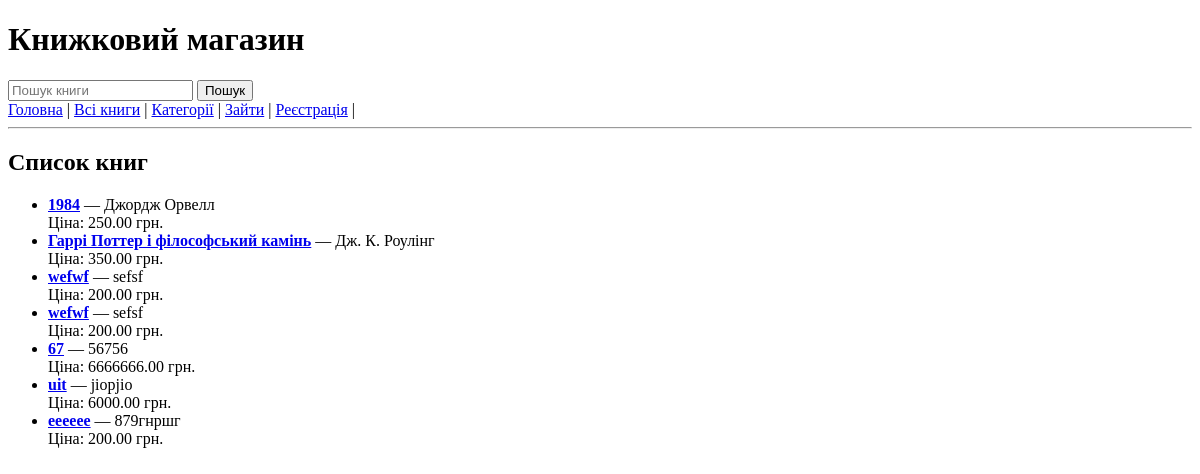
/catalog/books/, run on an earlier commit of the app's database.
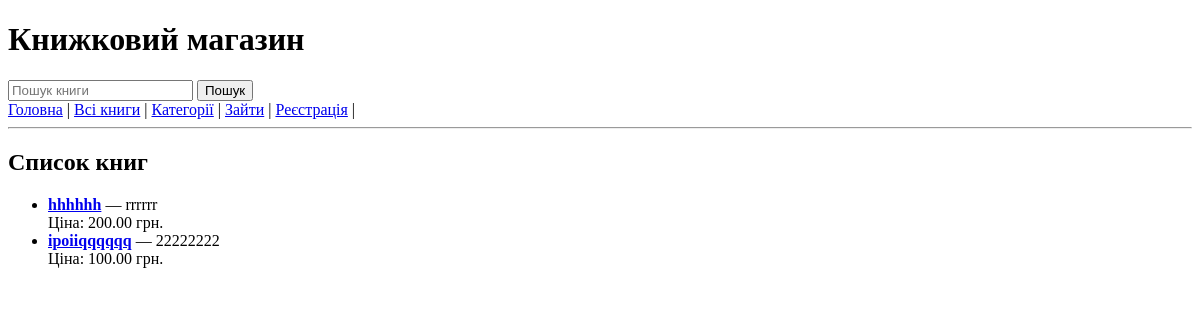
And on a later commit of the database.
### bookshop/models.py (models this page shows)
class Book(models.Model):
    category = models.ManyToManyField(Category, verbose_name="Category")
    title = models.CharField(max_length=100, verbose_name="Book Title")
    author = models.CharField(max_length=200, verbose_name="Author")
    price = models.DecimalField(max_digits=10, decimal_places=2, verbose_name="Price")
    description = models.TextField(verbose_name="Description")
    published_date = models.DateField(null=True, blank=True, verbose_name="Published Date")
    stock = models.BooleanField(default=True, verbose_name="Stock Status")

### bookshop/views.py (the view)
# urls.py: path('catalog/books/', BookListView.as_view(), name="book_list"),
class BookListView(ListView):
    model = Book
    template_name = "book_list.html"
    context_object_name = "book_list"
    def get_queryset(self):
        queryset = super().get_queryset()
        query = self.request.GET.get('search')
        if query:
            queryset = queryset.filter(
                Q(title__icontains=query) | Q(author__icontains=query)
            )
            logger.info(f"Пошук: '{query}' | user: {self.request.user}")
        return queryset

### bookshop/templates/book_list.html (shortened to what this page needs)
{% extends 'base.html' %}
{% block content %}
    <h2>Список книг</h2>
    <ul>
        {% for book in book_list %}
            <li>
                <a href="{% url 'book_detail' book.pk %}"><strong>{{ book.title }}</strong></a> — {{ book.author }}<br>
                Ціна: {{ book.price }} грн.
            </li>
        {% empty %}
            <li>Книг поки немає в базі.</li>
        {% endfor %}
    </ul>
{% endblock content%}

### bookshop/templates/base.html (shortened to what this page needs)
<!DOCTYPE html>
<html lang="en">
<head>
</head>
<body>
    <header>
        <h1>Книжковий магазин</h1>
        <nav>
            <form method="get" action="{% url 'book_list' %}">
                <input type="text" name="search" placeholder="Пошук книги" value="{{ request.GET.search }}">
                <button type="submit">Пошук</button>
            </form>
            <a href="{% url 'index' %}">Головна</a> |
            <a href="{% url 'book_list' %}">Всі книги</a> |
            <a href="{% url 'category' %}">Категорії</a> |
            {% if request.user.is_authenticated %}
                <a href="{% url 'logout' %}">Вийти</a> |
            {% else %}
                <a href="{% url 'login' %}">Зайти</a> |
                <a href="{% url 'register' %}">Реєстрація</a> |
            {% endif %}
        </nav>
        <hr>
    </header>
    <main>
        {% block content %}
        {% endblock %}
    </main>
</body>
</html>

What changed in the data, as far as the page shows it:
removed Book: title "Гаррі Поттер і філософський камінь", author "Дж. К. Роулінг", price "350.00"
removed Book: title "wefwf", author "sefsf", price "200.00"
removed Book: title "wefwf", author "sefsf", price "200.00"
removed Book: title "67", author "56756", price "6666666.00"
removed Book: title "uit", author "jiopjio", price "6000.00"
removed Book: title "ееееее", author "879гнршг", price "200.00"
changed Book: title "1984" → "hhhhhh"; author "Джордж Орвелл" → "rrrrrr"; price "250.00" → "200.00"
added Book: title "ipoiiqqqqqq", author "22222222", price "100.00"
